Frame 1 (no input): blank canvas, image omitted
Frame 60 (the mouse pressed at the canvas centre just before this capture): blank canvas, image omitted
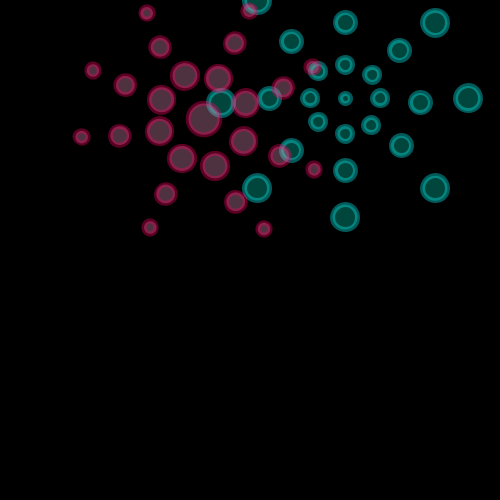
Frame 120 (the mouse held since frame 60 and released just before this capture)

The Processing sketch whose frames 1 and 60 were blank and that drew this single picture after the mouse press (run headless with seeded random() and noise(); from frame 60 on, the mouse is pressed at the canvas centre):

// Processing sketch: s07t01berni
// ── s07t01berni.pde
//udd - expresión digital II
//s07t01berni
//Creación de dos funciones específicas, Flor y Flor2. 
//Primer elemento pueden ser controlado con el movimiento del mouse
//por el canvas, reduce y agranda su tamaño por el eje X y tiene una rotación constante.
//Segundo elemento puede ser controlado con el movimiento del mouse
//por el eje Y, reduce y agranda su tamaño por el eje Y. 
//Tienen cierta transparencia que al juntarse una arriba de la otra
//permite la mezcla de color de mabas dos.
// Con diferentes teclas del teclado, van cambiando los colores de 
//los elementos y el canvas. (a,z,s,x,d,c)

//variables de color
color  bg1, bg2, b, b2, c, c2, d, d2, e, e2, f, g;
//rotación
float r;

void setup() {
  size (500,500);
  noStroke();
  smooth();
  
  bg2 = color(0); //negro
  b = color(255, 0, 98, 90); //rosado 
  c = color(221, 142, 178, 90); //rosado claro
  d = color(6, 252, 252, 90); //celeste
  e = color(2, 198, 174, 90); //celeste oscuro
  b2 = color(255, 0, 98, 90); //rosado
  c2 = color(221, 142, 178, 90); //rosado claro
  d2 = color(6, 252, 252, 90); //celeste
  e2 = color(2, 198, 174, 90); //celeste oscuro 
  f = color(255); //banco
  
  bg1 = bg2;
  //rotación
  r = 0;
} 

void draw(){
  background(bg1);

  Flor2(mouseY, mouseX, mouseY* .04);
  
  translate(mouseX, mouseY);
  rotate(r);
  r += 0.03;
  Flor(0, 0, mouseX* .05);
} 

//letras del teclado cambian el color del fondo y elementos
void keyPressed() {
  if(key == 'a') {
    bg1 = f; 
  }
  if(key == 'z') {
    bg1 = bg2;
  }
  if(key == 's') {
    b = b2;
    c = c2;
  }
  if(key == 'x') {
    b = e2;
    c = f;
  }
  if(key == 'd') {
    d = d2;
    e = e2;
  }
  if(key == 'c') {
    d = c2;
    e = bg1;
  }
} 

/*
Tus funciones no se sustituyen entre sí, requerimiento de la tarea.
La lógica de cambiar colores entre ellos con dos letras distintas 
es recomendado hacerlo solo con una e incluir booleans para eso.
Como requerimientos de notación, las funciones se escriben con minúsuculas.
Esto es fundamental al momento en que lleguemos a escribir Clases, que son con Mayúsuclas
y así evitar confucinoes de código.
Puedes investigar hacer las flores son for loop, haciendo rotar las ellipses
y que se disminuya o aumente su tamaño con i y dividir con TWO_PI (360º) en 6
*/   

// ── Flor.pde
//Primera función especifica, FLOR ROSADA. Movilidad por todo el canvas.

void Flor(float posx, float posy, float altura){
  
  stroke(b);
  strokeWeight (5);
  fill (c);
  ellipse(posx + width/5.2, posy + height/5, altura*2.5, altura*2.5);
  
  ellipse(posx + width/-115,  posy + height/20, altura*1, altura*1);
  ellipse(posx + width/5,  posy + height/-23, altura*1, altura*1);
  ellipse(posx + width/2.5, posy + height/15.3, altura*1, altura*1);
  ellipse(posx + width/2.3, posy + height/5.1, altura*1, altura*1);
  ellipse(posx + width/2.6, posy + height/2.9, altura*1, altura*1);
  ellipse(posx + width/5, posy + height/2.3, altura*1, altura*1);
  ellipse(posx + width/26.3, posy + height/2.6, altura*1, altura*1);
  ellipse(posx + width/-20, posy + height/5, altura*1, altura*1);
  
  ellipse(posx + width/15, posy + height/13, altura*1.5, altura*1.5);
  ellipse(posx + width/5, posy + height/30, altura*1.5, altura*1.5);
  ellipse(posx + width/3, posy + height/10, altura*1.5, altura*1.5);
  ellipse(posx + width/2.75, posy + height/5.1, altura*1.5, altura*1.5);
  ellipse(posx + width/3, posy + height/3.4, altura*1.5, altura*1.5);
  ellipse(posx + width/5, posy + height/2.75, altura*1.5, altura*1.5);
  ellipse(posx + width/13.5, posy + height/3.1, altura*1.5, altura*1.5);
  ellipse(posx + width/40, posy + height/5.1, altura*1.5, altura*1.5);
  
  ellipse(posx + width/7.5, posy + height/8, altura*2, altura*2);
  ellipse(posx + width/5, posy + height/9, altura*2, altura*2);
  ellipse(posx + width/3.8, posy + height/7.1, altura*2, altura*2);
  ellipse(posx + width/3.5, posy + height/5, altura*2, altura*2);
  ellipse(posx + width/3.8, posy + height/3.8, altura*2, altura*2);
  ellipse(posx + width/5, posy + height/3.5, altura*2, altura*2);
  ellipse(posx + width/7.7, posy + height/3.8, altura*2, altura*2);
  ellipse(posx + width/9.8, posy + height/5.2, altura*2, altura*2);
  
}

// ── Flor2.pde
//segunda función específica. FLOR2 CELESTE. Se mueve en por el eje Y del canvas.

void Flor2(float posx, float posy, float altura){
  
  stroke(d);
  strokeWeight (5);
  fill(e);
  ellipse(345, posy - height/3.3, altura*1, altura*1);
  
  ellipse(345, posy - height/2.7, altura*1.5, altura*1.5);
  ellipse(372, posy - height/2.85, altura*1.5, altura*1.5);
  ellipse(380, posy - height/3.3, altura*1.5, altura*1.5);
  ellipse(371, posy - height/4, altura*1.5, altura*1.5);
  ellipse(345, posy - height/4.3, altura*1.5, altura*1.5);
  ellipse(318, posy - height/3.9, altura*1.5, altura*1.5);
  ellipse(310, posy - height/3.3, altura*1.5, altura*1.5);
  ellipse(318, posy - height/2.8, altura*1.5, altura*1.5);
  
  ellipse(345, posy - height/2.2, altura*2, altura*2);
  ellipse(399, posy - height/2.5, altura*2, altura*2);
  ellipse(420, posy - height/3.4, altura*2, altura*2);
  ellipse(401, posy - height/4.8, altura*2, altura*2);
  ellipse(345, posy - height/6.3, altura*2, altura*2);
  ellipse(291, posy - height/5, altura*2, altura*2);
  ellipse(269, posy - height/3.3, altura*2, altura*2);
  ellipse(291, posy - height/2.4, altura*2, altura*2);
  
  ellipse(345, posy - height/1.8, altura*2.5, altura*2.5);
  ellipse(435, posy - height/2.2, altura*2.5, altura*2.5);
  ellipse(468, posy - height/3.3, altura*2.5, altura*2.5);
  ellipse(435, posy - height/8.1, altura*2.5, altura*2.5);
  ellipse(345, posy - height/15, altura*2.5, altura*2.5);
  ellipse(257, posy - height/8, altura*2.5, altura*2.5);
  ellipse(221, posy - height/3.4, altura*2.5, altura*2.5);
  ellipse(257, posy - height/2, altura*2.5, altura*2.5); 
}
